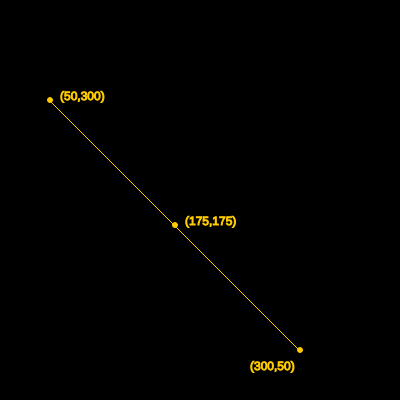
Frame 1 (no input)
Frame 60 (no input): identical to frame 1, image omitted
Frame 120 (the mouse pressed at the canvas centre since frame 60): identical to frame 1, image omitted

The p5.js sketch that drew this single still picture (run headless with seeded random() and noise() and a simulated clock; from frame 60 on, the mouse is pressed at the canvas centre):

// p5.js sketch
// ── sketch.js
/*
 Based on formula found here:
 http://werner.yellowcouch.org/Papers/fastenv12/
 Werner Van Belle1 - werner@yellowcouch.org, werner.van.belle@gmail.com
*/

let pointColor;
let node0;
let controlPointPos;
let node1;
let envelope;

let deltaX; // X distance between node1 and node0
let deltaY; // Y distance between node1 and node0
let deltaYM; // Y distance between control point and node0

function setup() {
  createCanvas(400, 400);
  pointColor = color(255, 204, 0);
  node0 = createVector(50, 300);
  node1 = createVector(300, 50);
  let controlX = (node1.x - node0.x) / 2 + node0.x;
  let controlY = (node1.y - node0.y) / 2 + node0.y;
  controlPointPos = createVector(controlX, controlY);
  envelope = new FastExponentialEnvelope();
  deltaX = node1.x - node0.x;
  deltaY = node1.y - node0.y;
  deltaYM = controlPointPos.y - node0.y;
  envelope.setCoordinates(deltaX, deltaYM, deltaY);

  //noLoop()
}

function draw() {
  background(0);
  textSize(12);
  fill(pointColor);
  stroke(pointColor);
  strokeWeight(1);
  circle(node0.x, height - node0.y, 5);
  text("(" + node0.x + "," + node0.y + ")", node0.x + 10, height - node0.y);
  circle(node1.x, height - node1.y, 5);
  text(
    "(" + node1.x + "," + node1.y + ")",
    node1.x - 50,
    height - node1.y + 20
  );
  circle(controlPointPos.x, height - controlPointPos.y, 5);
  text(
    "(" + controlPointPos.x + "," + controlPointPos.y + ")",
    controlPointPos.x + 10,
    height - controlPointPos.y
  );
  //console.log(envelope.multiplier + " / " + envelope.delta)
  
  let yold = 0;
  let xold = 0;

  for (let x = 0; x < deltaX; x = x + 1) {
    y = yold * envelope.multiplier + envelope.delta;
    line(node0.x + xold, height - yold - node0.y, node0.x + x, height - y - node0.y);
    yold = y;
    xold = x;

  }
}

function mouseDragged() {
  controlPointPos.x = mouseX;
  controlPointPos.y = height - mouseY;

  let controlX = (node1.x - node0.x) / 2 + node0.x;
  let controlY = (node1.y - node0.y) / 2 + node0.y;

  if (controlPointPos.x < controlX) {
    controlPointPos.x = controlX;
  }

  if (controlPointPos.x > controlX) {
    controlPointPos.x = controlX;
  }
  
  if (controlPointPos.y < Math.min(node0.y, node1.y)) {
    controlPointPos.y = Math.min(node0.y, node1.y);
  }

  if (controlPointPos.y > Math.max(node0.y, node1.y)) {
    controlPointPos.y = Math.max(node0.y, node1.y);
  }
  
  deltaX = node1.x - node0.x;
  deltaY = node1.y - node0.y;
  deltaYM = controlPointPos.y - node0.y;
  
  envelope.setCoordinates(deltaX, deltaYM, deltaY);
}

function keyPressed() {
  if (keyCode == ESCAPE) {
    let controlX = (node1.x - node0.x) / 2 + node0.x;
    let controlY = (node1.y - node0.y) / 2 + node0.y;
    controlPointPos.x = controlX;
    controlPointPos.y = controlY;
    deltaX = node1.x - node0.x;
    deltaY = node1.y - node0.y;
    deltaYM = controlPointPos.y - node0.y;
    envelope.setCoordinates(deltaX, deltaYM, deltaY);
  }
}

// ── FastExponentialEnvelope.js
/*
 Based on formula found here:
 http://werner.yellowcouch.org/Papers/fastenv12/
 Werner Van Belle1 - werner@yellowcouch.org, werner.van.belle@gmail.com
*/

class FastExponentialEnvelope {
  constructor() {
    this.multiplier = 0;
    this.delta = 0;
    this.y1 = 0; // Y of first point
    this.y2 = 0; // Y of second point
    // assuming x1 = 0 by default
    this.x2 = 0;
    this.dy = 0;
    this.cstA = 0;
    this.cstD = 0;
    this.cstE = 0;
    this.branch = 0;
    this.BEND_LINEAR_LOWER = 0.499999;
    this.BEND_LINEAR_UPPER = 0.500001;
  }

  /* Curve will run through (0,y1), (x2/2,ym) and (x2,y2) */
  setCoordinates(x2, ym, y2) 
  {
    this.x2 = x2;
    this.y1 = 0; // Always assuming starting node x1 = 0 and y1 = 0
    this.ym = ym;
    this.y2 = y2;
    this.dy = this.y2 - this.y1;
    
     //console.log("ym:" + this.ym + " y1:" + this.y1 + " y2:" + this.y2)

    let bend = 0;

    if (this.y2 == this.y1) {
      bend = 0.5;
    } else {
      bend = (this.ym - this.y1) / (this.y2 - this.y1);
    }
    
     // Create bounds for bend
    if (bend > 0.9999)
      {
        bend = 0.9999;
      }
    if (bend < 0.0001)
      {
        bend = 0.0001;
      }
    
     //console.log(map(bend, 0.9999, 0.0001, -0.995, 0.995))
      console.log(this.myMapFunction(bend, 0.9999, 0.0001, -0.995, 0.995))

      console.assert(bend > 0 && bend < 1, "Bend <= 0 or Bend >= 1");

    if (bend > this.BEND_LINEAR_LOWER && bend < this.BEND_LINEAR_UPPER) 
    {
      this.multiplier = 1;
      this.delta = this.dy / this.x2;
      this.branch = 2;
    } else 
    {
      let onemb = 1 - bend;
      let onembs = onemb * onemb;
      let onem2b = 1 - bend - bend;
      let bends = bend * bend;
      let s = onemb / bend;
      this.multiplier = Math.pow(s, 2 / this.x2);
      let s2 = s * s;
      this.delta =
        ((this.y2 - this.y1 * s2) * (this.multiplier - 1)) / (s2 - 1);
      this.cstA = (this.y1 * onembs - this.y2 * bends) / onem2b;
      let B = (this.dy * bends) / onem2b;
      this.cstD = (2 * Math.log(s)) / this.x2;
      this.cstE = Math.log(Math.abs(B));

      if (B < 0) {
        this.branch = 1;
      } else {
        this.branch = 0;
      }
    }
  }

  /* Calculates y for a given x. X ranges from 0 to x2. */

  calculateY(x) {
    console.assert(x >= 0, "X less than 0");
    if (this.branch == 0) {
      return this.cstA + Math.exp(this.cstD * x + this.cstE);
    } else if (this.branch == 1) {
      return this.cstA - Math.exp(this.cstD * x + this.cstE);
    } else {
      return this.y1 + (x * this.dy) / this.x2;
    }
  }
  
  myMapFunction(x, start1, stop1, start2, stop2)
  {
    return ((x - start1) / (stop1 - start1)) * (stop2 - start2) + start2;
  }
}
